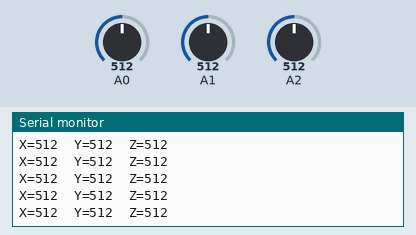
The sketch below on a simulated Arduino Uno, built with avr-gcc and run on an emulated ATmega328P. Shown: the last lines printed to the serial monitor. The inputs (shaded band) are chosen by the test bench; at power-on: A0 = 512, A1 = 512, A2 = 512.

Above: at 1.2 s.
1.3 s: A0 set to 984
At 1.9 s:
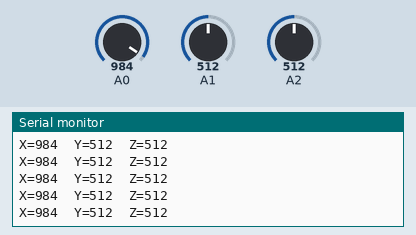
4.3 s: A0 set to 1011
At 4.8 s:
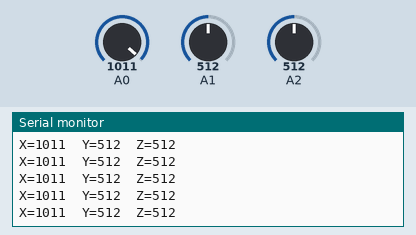
7.3 s: A1 set to 986
At 8.4 s:
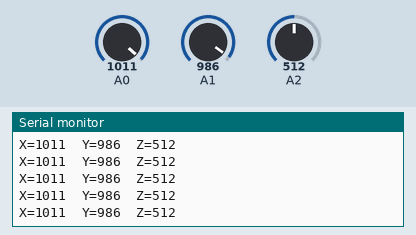
10.3 s: A1 set to 1014
At 10.8 s:
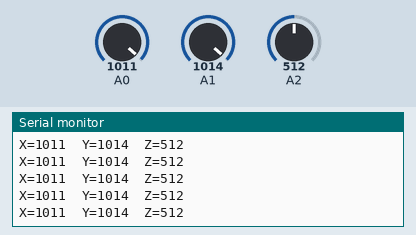
11.8 s: A2 set to 983
At 12.3 s:
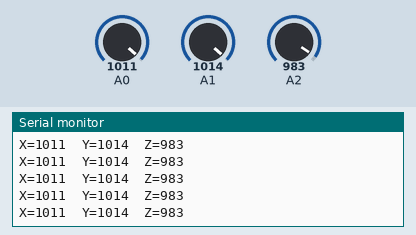
14.8 s: A2 set to 1015
At 15.6 s:
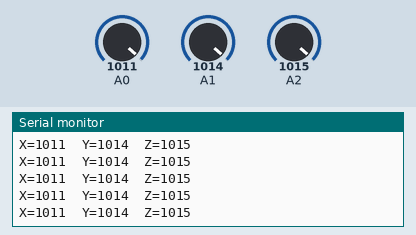
Timing chart, 0 to 17.3 s (numbered marks = the images above; inputs shaded):
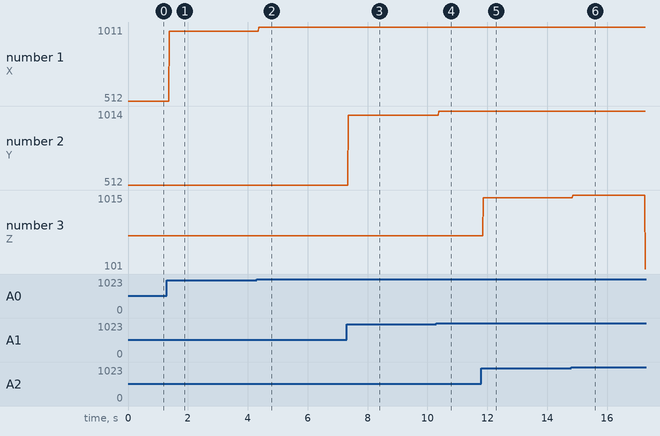

The sketch:

accelerometer.ino
```cpp
void setup() {
  // put your setup code here, to run once:
Serial.begin(9600);
pinMode(A0, INPUT);
pinMode(A1, INPUT);
pinMode(A2, INPUT);


}

void loop() {
  // put your main code here, to run repeatedly:
Serial.print("X=");
Serial.print(analogRead(A0));
Serial.print("\tY=");
Serial.print(analogRead(A1));
Serial.print("\tZ=");
Serial.println(analogRead(A2));

}
```

Measured:
- after the input at 1.3 s, the serial monitor: prints a new line after 0.08 s (image 1)
- after the input at 4.3 s, the serial monitor: prints a new line after 0.07 s (image 2)
- after the input at 7.3 s, the serial monitor: prints a new line after 0.06 s (image 3)
- after the input at 10.3 s, the serial monitor: prints a new line after 0.08 s (image 4)
- after the input at 11.8 s, the serial monitor: prints a new line after 0.06 s (image 5)
- after the input at 14.8 s, the serial monitor: prints a new line after 0.06 s (image 6)
- plotted number 1: 512 → 984 after the input at 1.3 s, 984 → 1011 after the input at 4.3 s
- plotted number 2: 512 → 986 after the input at 7.3 s, 986 → 1014 after the input at 10.3 s
